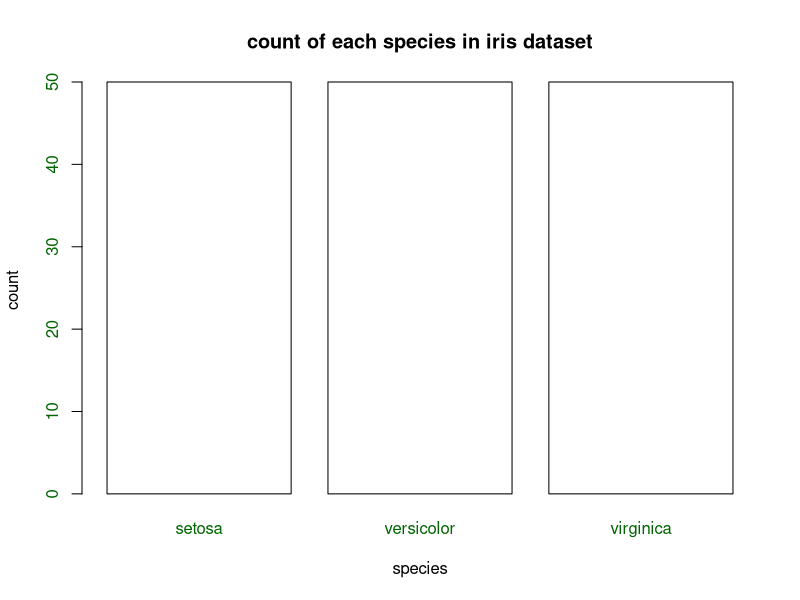

The R script that drew this image:
data(iris)
species_counts<-table(iris$Species)
barplot(species_counts,
        xlab = "species",
        ylab = "count",
        col ="white",
        col.axis="darkgreen",
        main="count of each species in iris dataset")
